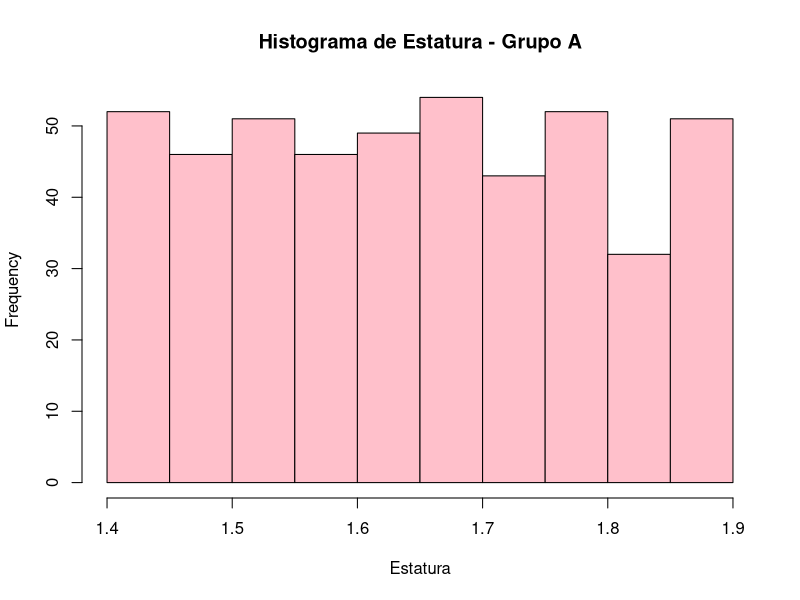
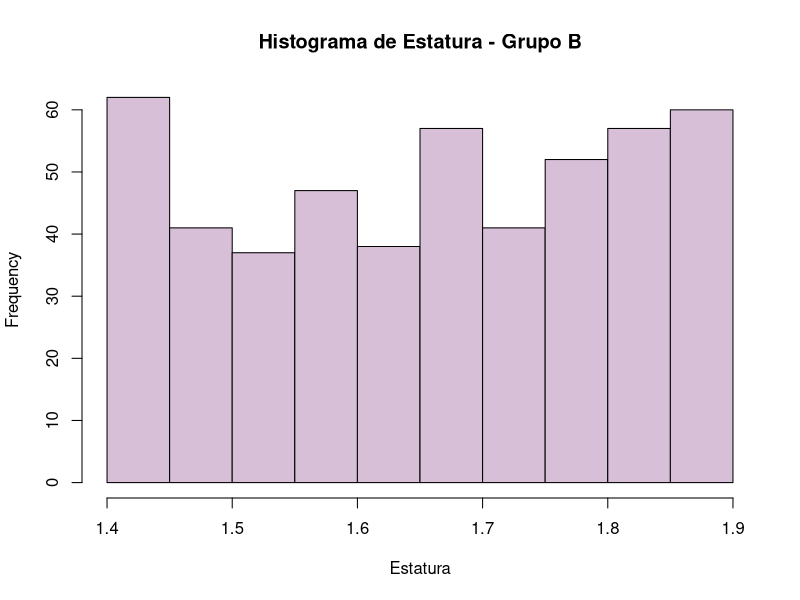

Reproduce these figures in R, in order.
# Cargar las librerías necesarias
library(ggplot2)

# Cargar los datos de los archivos CSV
grupoA <- read.csv("./grupoA.csv")
grupoB <- read.csv("./grupoB.csv")

# 2. Mostrar los datos de la variable Estatura en un histograma para cada grupo
hist(grupoA$Estatura, main="Histograma de Estatura - Grupo A", xlab="Estatura", col="pink")
hist(grupoB$Estatura, main="Histograma de Estatura - Grupo B", xlab="Estatura", col="thistle")